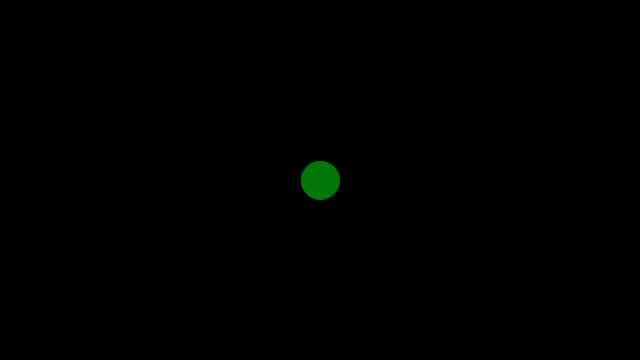
Frame 1 (no input)
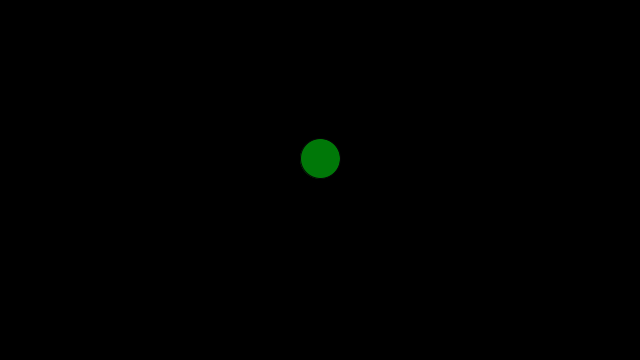
Frame 60 (the mouse pressed at the canvas centre just before this capture)
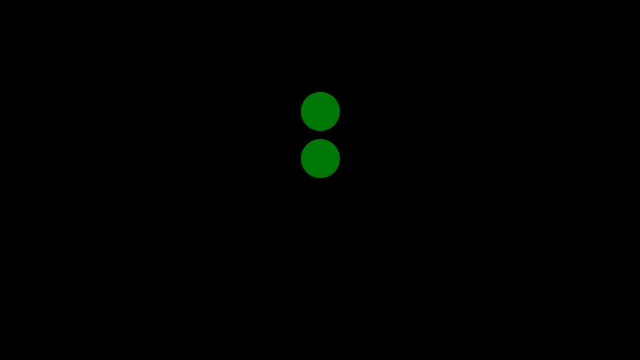
Frame 120 (the mouse held since frame 60 and released just before this capture)

The Processing sketch that drew these frames (run headless with seeded random() and noise(); from frame 60 on, the mouse is pressed at the canvas centre):

// Processing sketch: JumpingBall102
// ── JumpingBall102.pde

ArrayList<Ball> balls;

float gravity = .1;
float w = 40; // width of each balls
void setup()
{
  size(640, 360);
  
  balls = new ArrayList<Ball>();
  
  addBalls(width/2, height/2);
  
  
  
}

void draw()
{
  background(0);
  
  for(int i=0 ; i<balls.size(); i++)
  {
    Ball ball = balls.get(i);
    
    ball.show();
    ball.update();
    
  }
  
  //collison();
  
}

//void collison()
//{
//  for(int i=0 ; i<balls.size(); i++)
//  {
//    Ball ball = balls.get(i);
    
//      for(int j=0 ; j<balls.size(); j++)
//  {
//    Ball ball2 = balls.get(i);
    
//    if(ball.x >= ball2.x)
//    ball2.x *= .001;
//    else if(ball.x <= ball2.x)
//    ball2.x *= -.001;
//    else if(ball.y <= ball2.y)
//    ball2.speed *= -.001;
    
//  }
//  }
//}

void mousePressed()
{
  addBalls(mouseX, mouseY);
}

void addBalls(int x, int y)
{
 balls.add(new Ball(x, y, 7));
}
// ── Ball.pde
class Ball{

  float loc, speed;
  float x, y;
  Ball(float x, float y,float speed)
  {
    this.x = x;
    this.y = y;
    this.speed = speed;
  }
  
  void show(){
    fill(0, 120, 8);
    stroke(5);
    ellipse(x, y, w, w);
  }
  
  void update()
  {
    speed += gravity;
    
    y += speed;
    
    if(y > height)
    {
      speed *= -.8;
      
      
      y = height;
      
    }
    
  }
  
}
